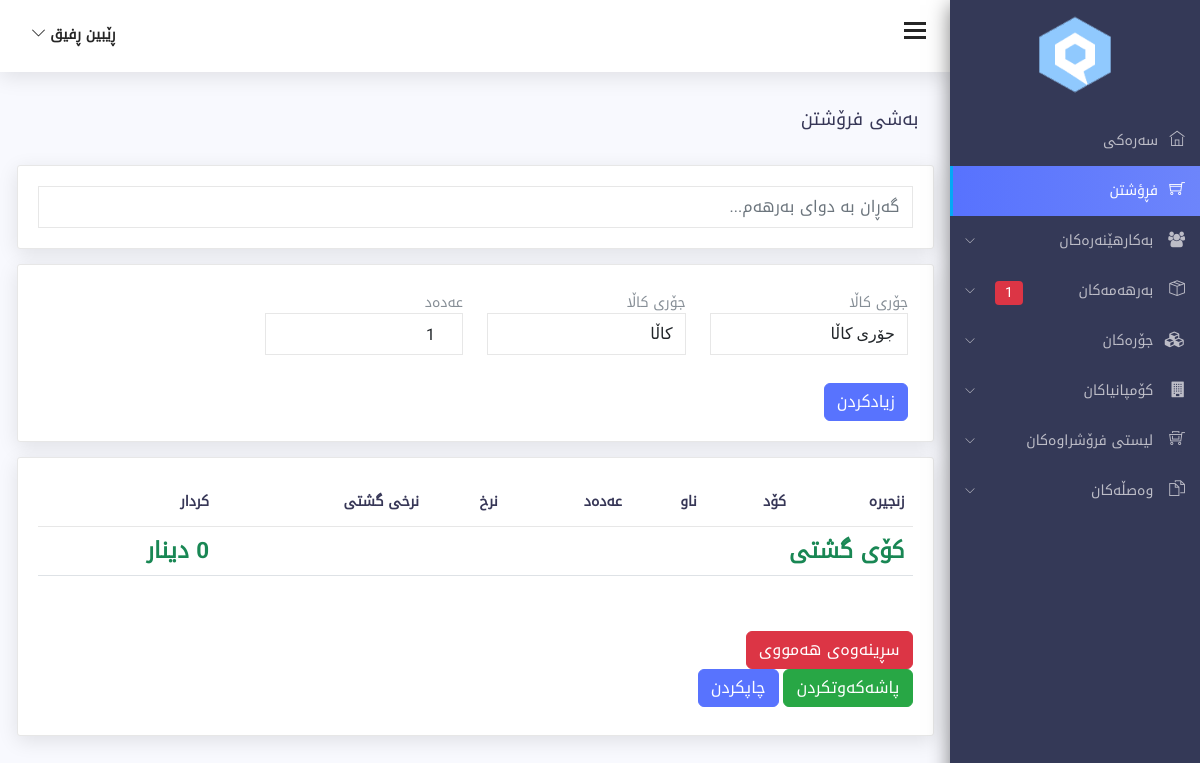
The app's page /sale.php (signed in), older data.
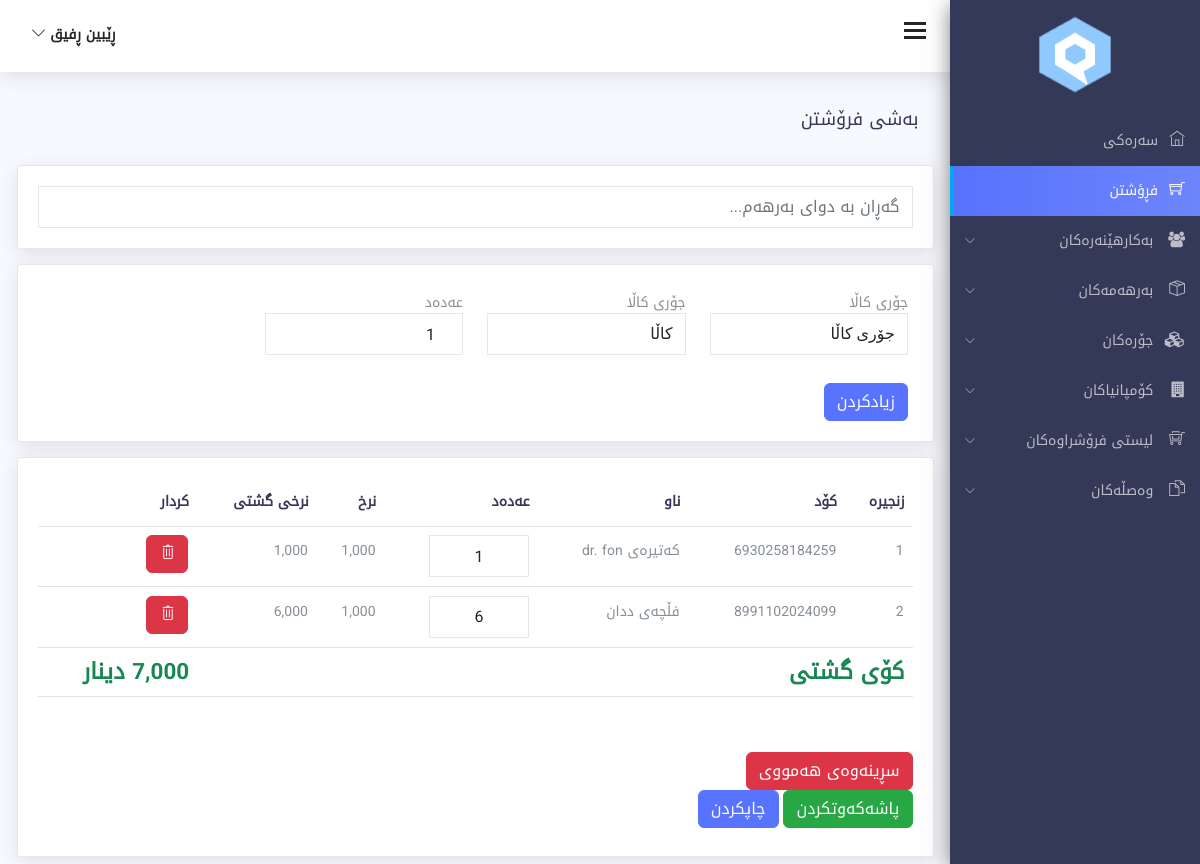
The same page, newer data.
### tables this page shows
CREATE TABLE `sale` (
  `id` int(11) NOT NULL,
  `product_id` int(11) NOT NULL,
  `pr_code` varchar(255) NOT NULL,
  `pr_name` varchar(255) NOT NULL,
  `pr_quantity` int(11) NOT NULL,
  `pr_price` int(11) NOT NULL,
  `total_price` int(11) NOT NULL,
  `saledby` varchar(255) NOT NULL,
  `recycle` int(11) NOT NULL DEFAULT 0,
  `status` tinyint(1) DEFAULT 0,
  `created_at` datetime NOT NULL,
  `updated_at` datetime NOT NULL
);

### class/database.php (called while the page is built, shortened)
<?php
class Database{
public $connection;
public function open_db_connection(){
    $this->connection=new mysqli(DB_HOST,DB_USER,DB_PASSWORD,DB_NAME);
}
public function query($sql){
    $result=$this->connection->query($sql);
    return $result;
}
}
$db = new Database();
?>

### class/product.php (called while the page is built, shortened)
<?php
class Product extends Db_Object{
    protected static $db_table="products";
    public static function count_expire_product(){
        global $db;
        $sql="SELECT COUNT(*) FROM ".static::$db_table." WHERE expire_date <= NOW() AND recycle=0";
        $result=$db->query($sql);
        $row=mysqli_fetch_array($result);
        return array_shift($row);
    }
}
?>

### class/functions.php (called while the page is built, shortened)
<?php
    function ClassAutoLoader($class){
        $class=strtolower($class);
        $the_path="class/{$class}.php";
    }
?>

### class/sale.php (called while the page is built, shortened)
<?php
class Sale extends Db_Object{
    protected static $db_table="sale";
public static function TotalPrice(){
    global $db;
    $query = "SELECT SUM(total_price) AS Total FROM ".Static::$db_table;
    $sql =$db->query($query);
    $rows = mysqli_fetch_assoc($sql);
    $Total = $rows['Total'];
    return number_format($Total);
}
}
?>

### class/db_object.php (called while the page is built, shortened)
<?php
class Db_Object{
public static function find_all(){
    return static::find_by_query("SELECT * FROM ".static::$db_table." ");
}
public static function find_by_query($sql){
    global $db;
    $result_set=$db->query($sql);
    $the_object_array=array();
    while($row=mysqli_fetch_array($result_set)){
        $the_object_array[]=static::instantation($row);
    }
    return $the_object_array;
}
public static function instantation($the_record){
    $the_object=new $calling_class;
    foreach($the_record as $the_attribute => $value){
        if($the_object->has_the_attribute($the_attribute)){
            $the_object->$the_attribute=$value;
        }
    }
    return $the_object;
}
private function has_the_attribute($the_attribute){
    $the_properties=get_object_vars($this);
    return array_key_exists($the_attribute,$the_properties);
}
}
?>

### sale.php (the view, shortened to what the changed rows need)
<?php include 'includes/header.php'; ?>
<?php include 'includes/sidebar.php'; ?>
<div class="content-wrap">
        <div class="main">
            <div class="container-fluid">
            <div class="row">
                    <div class="col-lg-8 p-r-0 title-margin-right">
                        <div class="page-header">
                            <div class="page-title">
                                <h1>بەشی فرۆشتن</h1>
                            </div>
                        </div>
                    </div>
                </div>
				<section id="main-content">
					<div class="row">
                        <div class="col-lg">
                            <div class="card">
                                <div class="card-body">
                                    <div class="table-responsive">
                    <table class="table student-data-table m-t-20">
                        <thead>
                            <tr>
                                <th>زنجیرە</th>
                                <th>کۆد</th>
                                <th>ناو</th>
                                <th>عەدەد</th>
                                <th>نرخ</th>
                                <th>نرخی گشتی</th>
                                <th>کردار</th>
                            </tr>
                        </thead>
                        <tfoot>
                            <tr>
                                <td colspan="6" style="font-size:1.4rem ;font-weight:bold" class="text-success">کۆی گشتی</td>
                                <td style="font-size:1.4rem;font-weight:bold" class="text-success"><?php echo Sale::totalPrice(); ?> دینار</td>
                            </tr>
                        </tfoot>
                        <tbody>
                            <?php
                            $sales=Sale::find_all();
                            $a=1;
                            foreach($sales as $sale){
                            if($sale->status==0){
                            ?>
                            <tr id="tr_sale_<?php echo $sale->id; ?>" class="tr_sale">
                                    <td><?php echo $a++; ?></td>
                                <td>
                                    <?php echo $sale->pr_code; ?>
                                </td>
                                <td>
                                    <?php echo $sale->pr_name; ?>
                                </td>
                                <td>
                                    <input type="text" id="pr_quantity" onchange="Qty()" name="pr_quantity[]" class="form-control" style="width:100px ; text-align:center" value="<?php echo $sale->pr_quantity; ?>">
                                </td>
                                <td>
                                    <?php echo number_format($sale->pr_price,0); ?>
                                </td>
                                <td>
                                    <?php echo number_format($sale->total_price,0); ?>
                                </td>
                                <td>
                                    <button type="button" onclick="saleDelete(<?php echo $sale->id; ?>)" class="btn btn-danger"><i class="ti-trash"></i></button>
                                </td>
                            </tr>
                            <?php } }?>
                        </tbody>
                    </table>
                                </div>
                                    </div>
                                </div>
                            </div>
                        </div>
                    </div>
			</div>
        </div>
<?php include 'includes/footer.php'; ?>

### includes/sidebar.php (shortened to what the changed rows need)
	<div class="sidebar sidebar-hide-to-small sidebar-shrink sidebar-gestures">
	<div class="nano">
	<div class="nano-content">
	<ul>
	<li><a class="sidebar-sub-toggle"><i class="ti-package"></i> بەرهەمەکان
	<?php
	$product =Product::count_expire_product();
	if($product>0){
		echo '<span class="badge badge-danger">'.$product.'</span>';
	}else{
		echo '';
	}
?>
	<span class="sidebar-collapse-icon ti-angle-down"></span>
	</a>
	</li>
	</ul>
	</div>
	</div>
</div>

Row changes from the older to the newer data that the page shows:
added sale: pr_code "6930258184259", pr_name "کەتیرەی dr. fon", pr_quantity "1", pr_price "1,000", total_price "1,000"
added sale: pr_code "8991102024099", pr_name "فڵچەی ددان", pr_quantity "6", pr_price "1,000", total_price "6,000"
Text that changed along with them:
Sale::totalPrice(): "0" → "7,000"
$product: "1" → (not shown)
